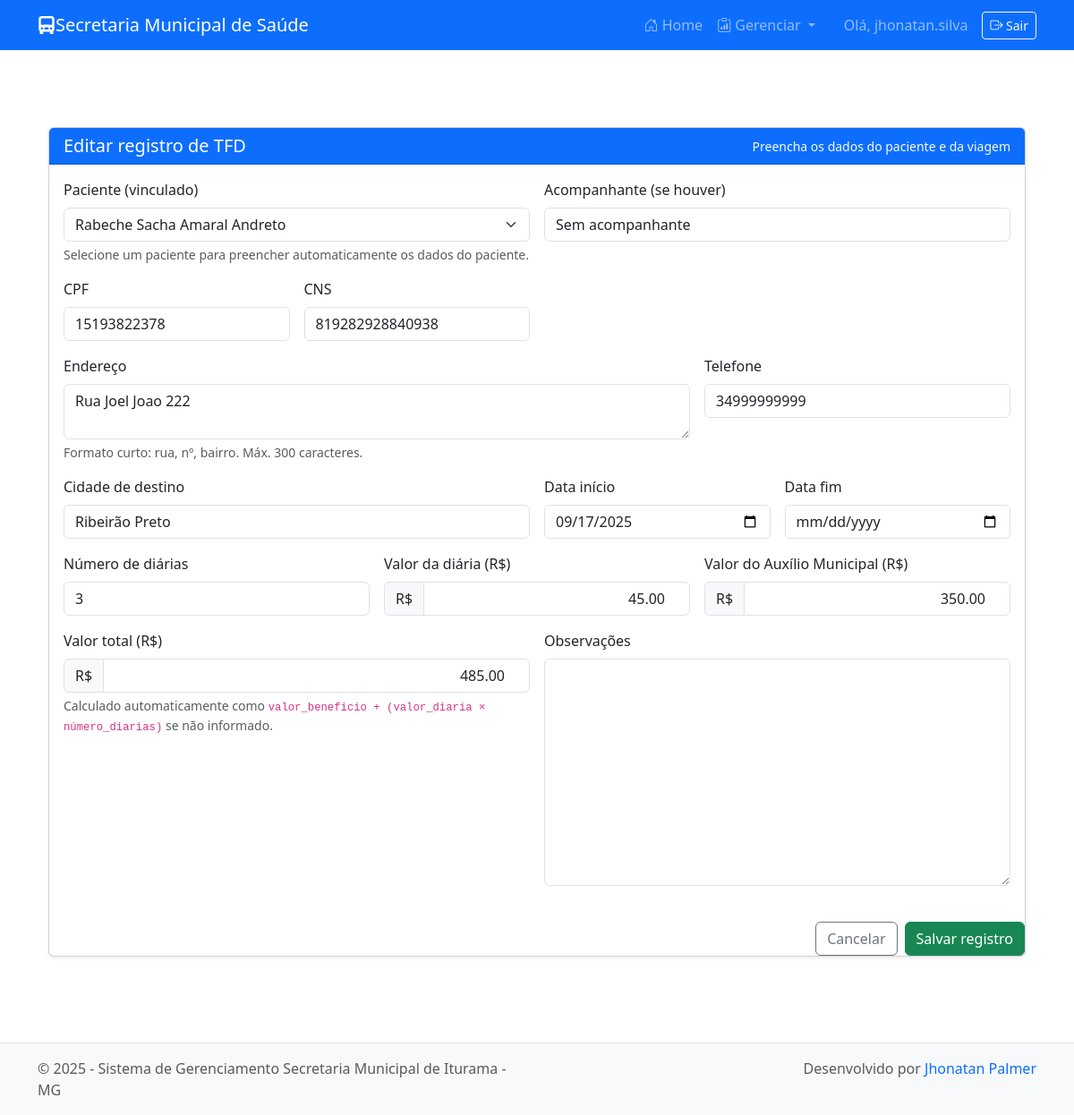
Page /tfd/editar/5/ (signed in) on the earlier database version.
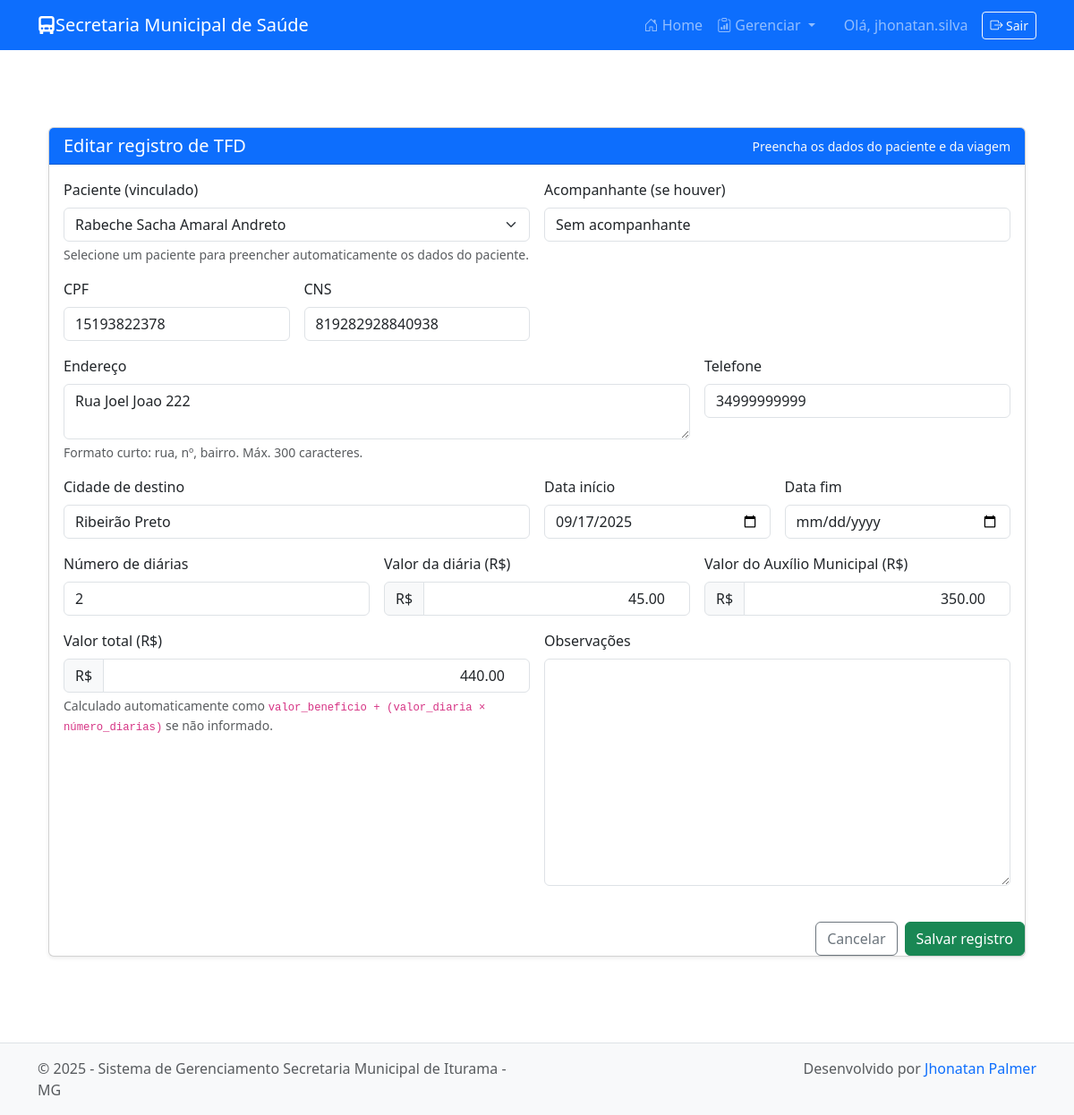
Same page on the later database version.
### tfd/models.py (models this page shows, shortened)
class TFD(models.Model):
	paciente = models.ForeignKey(
		'pacientes.Paciente', on_delete=models.SET_NULL, null=True, blank=True,
		help_text='Opcional: vincular a um paciente já cadastrado')
	paciente_nome = models.CharField('Nome do paciente', max_length=150)
	paciente_cpf = models.CharField('CPF', max_length=14, blank=True, null=True)
	paciente_cns = models.CharField('CNS', max_length=20, blank=True, null=True)
	paciente_endereco = models.TextField('Endereço', max_length=300, blank=True)
	paciente_telefone = models.CharField('Telefone', max_length=30, blank=True)
	cidade_origem = models.CharField('Cidade de origem', max_length=100, default='Iturama', editable=False)
	cidade_destino = models.CharField('Cidade de destino', max_length=150, blank=True)
	data_inicio = models.DateField('Data início', null=True, blank=True)
	data_fim = models.DateField('Data fim', null=True, blank=True)
	numero_diarias = models.PositiveIntegerField('Número de diárias', default=1)
	valor_diaria = models.DecimalField('Valor da diária', max_digits=10, decimal_places=2)
	valor_beneficio = models.DecimalField('Valor do benefício', max_digits=12, decimal_places=2, default=0)
	valor_total = models.DecimalField('Valor total', max_digits=12, decimal_places=2)
	observacoes = models.TextField('Observações', blank=True)
	criado_em = models.DateTimeField(auto_now_add=True)
	atualizado_em = models.DateTimeField(auto_now=True)
	class Meta:
		verbose_name = 'TFD'
		verbose_name_plural = 'TFD'
		ordering = ['-data_inicio', '-criado_em']

### tfd/views.py (the view)
# urls.py: path('editar/<int:pk>/', views.TFDUpdateView.as_view(), name='tfd-update'),
class TFDUpdateView(LoginRequiredMixin, UpdateView):
    login_url = '/accounts/login/'
    model = TFD
    form_class = TFDForm
    template_name = 'tfd/tfd_form.html'
    success_url = reverse_lazy('tfd-list')

### pacientes/models.py (called while the page is built)
    def __str__(self):
        return self.nome

### tfd/templates/tfd/tfd_form.html (shortened to what the changed rows need)
{% extends 'base.html' %}
{% load widget_tweaks %}
{% block content %}
<div class="container py-5">
    <div class="card shadow-sm">
        <div class="card-body">
            <form id="tfd-form" method="post" class="row g-3 needs-validation" novalidate>
                    <div class="col-md-6">
                        <label class="form-label">Paciente (vinculado)</label>
                        {{ form.paciente|add_class:"form-select" }}
                        <div class="form-text">Selecione um paciente para preencher automaticamente os dados do paciente.</div>
                    </div>
                    <div class="col-md-6">
                        <label class="form-label">Acompanhante (se houver)</label>
                        {{ form.paciente_nome|add_class:"form-control" }}
                    </div>
                    <div class="col-md-3">
                        <label class="form-label">CPF</label>
                        {{ form.paciente_cpf|add_class:"form-control" }}
                    </div>
                    <div class="col-md-3">
                        <label class="form-label">CNS</label>
                        {{ form.paciente_cns|add_class:"form-control" }}
                    </div>
                    <div class="col-md-8 tf-address">
                        <label class="form-label">Endereço</label>
                        {{ form.paciente_endereco|add_class:"form-control" }}
                        <div class="form-text">Formato curto: rua, nº, bairro. Máx. 300 caracteres.</div>
                    </div>
                    <div class="col-md-4">
                        <label class="form-label">Telefone</label>
                        {{ form.paciente_telefone|add_class:"form-control" }}
                    </div>
                    <div class="col-md-6">
                        <label class="form-label">Cidade de destino</label>
                        {{ form.cidade_destino|add_class:"form-control" }}
                    </div>
                    <div class="col-md-3">
                        <label class="form-label">Data início</label>
                        {{ form.data_inicio|add_class:"form-control" }}
                    </div>
                    <div class="col-md-3">
                        <label class="form-label">Data fim</label>
                        {{ form.data_fim|add_class:"form-control" }}
                    </div>
                    <div class="col-md-4">
                        <label class="form-label">Número de diárias</label>
                        {{ form.numero_diarias|add_class:"form-control" }}
                    </div>
                    <div class="col-md-4">
                        <div class="input-group">
                            <span class="input-group-text">R$</span>
                            {{ form.valor_diaria|add_class:"form-control text-end" }}
                        </div>
                    </div>
                    <div class="col-md-4">
                        <div class="input-group">
                            <span class="input-group-text">R$</span>
                            {{ form.valor_beneficio|add_class:"form-control text-end" }}
                        </div>
                    </div>
                    <div class="col-md-6">
                        <div class="input-group">
                            <span class="input-group-text">R$</span>
                            {{ form.valor_total|add_class:"form-control text-end" }}
                        </div>
                    </div>
                    <div class="col-md-6">
                        <label class="form-label">Observações</label>
                        {{ form.observacoes|add_class:"form-control" }}
                    </div>
                </div>
        </div>
    </div>
{% endblock %}

Differences in the rows shown:
changed TFD "Rabeche Sacha Amaral Andreto": numero_diarias "3" → "2"; valor_total "485.00" → "440.00"
